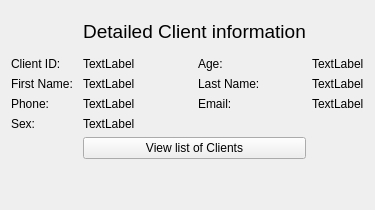
      <widget class="QWidget" name="pageViewClient">
       <layout class="QHBoxLayout" name="horizontalLayout_5">
        <item>
         <layout class="QGridLayout" name="gridLayout_4">
          <item row="1" column="2">
           <widget class="QLabel" name="label_49">
            <property name="text">
             <string>Age: </string>
            </property>
            <property name="alignment">
             <set>Qt::AlignLeading|Qt::AlignLeft|Qt::AlignVCenter</set>
            </property>
           </widget>
          </item>
          <item row="1" column="3">
           <widget class="QLabel" name="showClientAge">
            <property name="text">
             <string>TextLabel</string>
            </property>
           </widget>
          </item>
          <item row="1" column="0">
           <widget class="QLabel" name="label_51">
            <property name="text">
             <string>Client ID: </string>
            </property>
            <property name="alignment">
             <set>Qt::AlignLeading|Qt::AlignLeft|Qt::AlignVCenter</set>
            </property>
           </widget>
          </item>
          <item row="2" column="0">
           <widget class="QLabel" name="label_52">
            <property name="text">
             <string>First Name: </string>
            </property>
            <property name="alignment">
             <set>Qt::AlignLeading|Qt::AlignLeft|Qt::AlignVCenter</set>
            </property>
           </widget>
          </item>
          <item row="4" column="0">
           <widget class="QLabel" name="label_60">
            <property name="text">
             <string>Sex: </string>
            </property>
            <property name="alignment">
             <set>Qt::AlignLeading|Qt::AlignLeft|Qt::AlignVCenter</set>
            </property>
           </widget>
          </item>
          <item row="0" column="0">
           <spacer name="verticalSpacer">
            <property name="orientation">
             <enum>Qt::Vertical</enum>
            </property>
            <property name="sizeHint" stdset="0">
             <size>
              <width>20</width>
              <height>40</height>
             </size>
            </property>
           </spacer>
          </item>
          <item row="6" column="1">
           <spacer name="verticalSpacer_2">
            <property name="orientation">
             <enum>Qt::Vertical</enum>
            </property>
            <property name="sizeHint" stdset="0">
             <size>
              <width>20</width>
              <height>40</height>
             </size>
            </property>
           </spacer>
          </item>
          <item row="3" column="3">
           <widget class="QLabel" name="showClientEmail">
            <property name="text">
             <string>TextLabel</string>
            </property>
           </widget>
          </item>
          <item row="4" column="1">
           <widget class="QLabel" name="showClientSex">
            <property name="text">
             <string>TextLabel</string>
            </property>
           </widget>
          </item>
          <item row="1" column="1">
           <widget class="QLabel" name="showClientID">
            <property name="text">
             <string>TextLabel</string>
            </property>
           </widget>
          </item>
          <item row="3" column="2">
           <widget class="QLabel" name="label_58">
            <property name="text">
             <string>Email: </string>
            </property>
            <property name="alignment">
             <set>Qt::AlignLeading|Qt::AlignLeft|Qt::AlignVCenter</set>
            </property>
           </widget>
          </item>
          <item row="3" column="1">
           <widget class="QLabel" name="showClientPhone">
            <property name="text">
             <string>TextLabel</string>
            </property>
           </widget>
          </item>
          <item row="2" column="3">
           <widget class="QLabel" name="showClientLname">
            <property name="text">
             <string>TextLabel</string>
            </property>
           </widget>
          </item>
          <item row="2" column="1">
           <widget class="QLabel" name="showClientFname">
            <property name="text">
             <string>TextLabel</string>
            </property>
           </widget>
          </item>
          <item row="2" column="2">
           <widget class="QLabel" name="label_54">
            <property name="text">
             <string>Last Name: </string>
            </property>
            <property name="alignment">
             <set>Qt::AlignLeading|Qt::AlignLeft|Qt::AlignVCenter</set>
            </property>
           </widget>
          </item>
          <item row="3" column="0">
           <widget class="QLabel" name="label_56">
            <property name="text">
             <string>Phone: </string>
            </property>
            <property name="alignment">
             <set>Qt::AlignLeading|Qt::AlignLeft|Qt::AlignVCenter</set>
            </property>
           </widget>
          </item>
          <item row="5" column="1" colspan="2">
           <widget class="QPushButton" name="clientListButton">
            <property name="text">
             <string>View list of Clients</string>
            </property>
           </widget>
          </item>
          <item row="0" column="1" colspan="2">
           <widget class="QLabel" name="label_48">
            <property name="font">
             <font>
              <pointsize>14</pointsize>
             </font>
            </property>
            <property name="text">
             <string>Detailed Client information</string>
            </property>
            <property name="alignment">
             <set>Qt::AlignCenter</set>
            </property>
           </widget>
          </item>
         </layout>
        </item>
       </layout>
      </widget>
